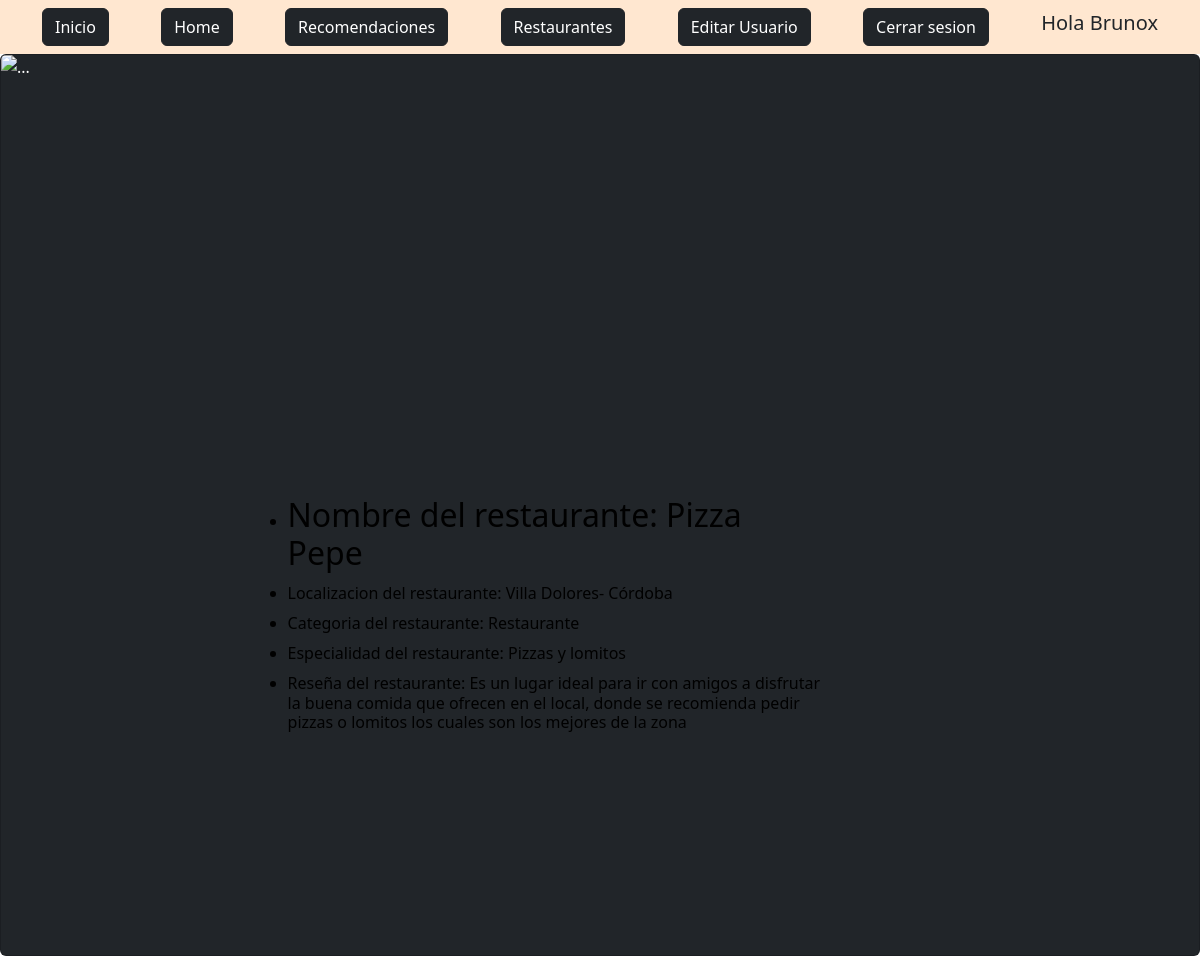
/App1/restaurantes/6 (signed in), run on the app's committed database.
### App1/models.py (models this page shows)
class Restaurante(models.Model):
    Nombre = models.CharField(max_length=60)
    Localizacion = models.CharField(max_length=60)
    Categoria = models.CharField(max_length=60)
    Especialidad = models.CharField(max_length=60)
    Reseña = models.CharField(max_length=200)

### App1/views.py (the view)
# urls.py: path("restaurantes/<int:pk>", RestauranteDetalle.as_view(), name='DetalleResaurantes'),
class RestauranteDetalle(LoginRequiredMixin, DetailView):
    model = Restaurante

### App1/templates/App1/restaurante_detail.html
{% extends "App1/padre.html" %}
{% block titulo %}
<ul>
<li><h2>Nombre del restaurante: {{restaurante.Nombre}}</h2></li>
<li><h6>Localizacion del restaurante: {{restaurante.Localizacion}}</h6></li>
<li><h6>Categoria del restaurante: {{restaurante.Categoria}}</h6></li>
<li><h6>Especialidad del restaurante: {{restaurante.Especialidad}}</h6></li>
<li><h6>Reseña del restaurante: {{restaurante.Reseña}}</h6></li>
</ul>
{% endblock %}

### App1/templates/App1/padre.html (shortened to what this page needs)
<!DOCTYPE html>
<html lang="en">
<head>
    {% load static %}
    <link href="{% static 'App1/css/style.css' %}" rel="stylesheet" />
<link href="https://cdn.jsdelivr.net/npm/bootstrap@5.2.2/dist/css/bootstrap.min.css" rel="stylesheet">
</head>
<body>
    <nav class="navbar navbar-light static-top" style="background-color: #ffdcbbaf;">
        <div class="container">
            <a class="btn btn-dark" href="{% url 'Inicio' %}">Inicio</a>
            {% if request.user.is_authenticated %}
                <a class="btn btn-dark" href="{% url 'Home' %}">Home</a>
                <a class="btn btn-dark" href="{% url 'LeerRecomendaciones' %}">Recomendaciones</a>
                <a class="btn btn-dark" href="{% url 'LeerResaurantes' %}">Restaurantes</a>
                <a class="btn btn-dark" href="{% url 'editarUsuarios' %}">Editar Usuario</a>
                <a class="btn btn-dark" href="{% url 'Logout' %}">Cerrar sesion</a>
                <h5>Hola {{user.username}}</h5>
            {% else %}
                    <a class="btn btn-dark" href="{% url 'Login' %}">Ingresar</a>
                    <a class="btn btn-dark" href="{% url 'Registro' %}">Registrarse</a>
            {% endif %}
        </div>
    </nav>
    <div class="card text-bg-dark">
        <img src="{% static 'App1/assets/img/banner.jpg' %}" class="card-img" alt="...">
        <div class="card-img-overlay" id="text-img" >
            {% block titulo %}
            {% endblock %}
        </div>
      </div>
</body>
</html>

### App1/static/App1/css/style.css (style rules this page uses)
body { font-family: 'Raleway', sans-serif; }
.card-img { height: 900px; }
#text-img { position: absolute; top: 50%; left: 22%; margin: -25px 0 0 -25px; width: 50%; color: black; }

### data on the page
Restaurante: Nombre "Pizza Pepe", Localizacion "Villa Dolores- Córdoba", Categoria "Restaurante", Especialidad "Pizzas y lomitos", Reseña "Es un lugar ideal para ir con amigos a disfrutar la buena comida que ofrecen en el local, donde se recomienda pedir pizzas o lomitos los cuales son los mejores de la zona"

### other printed values
{{ user.username }} "Brunox"
